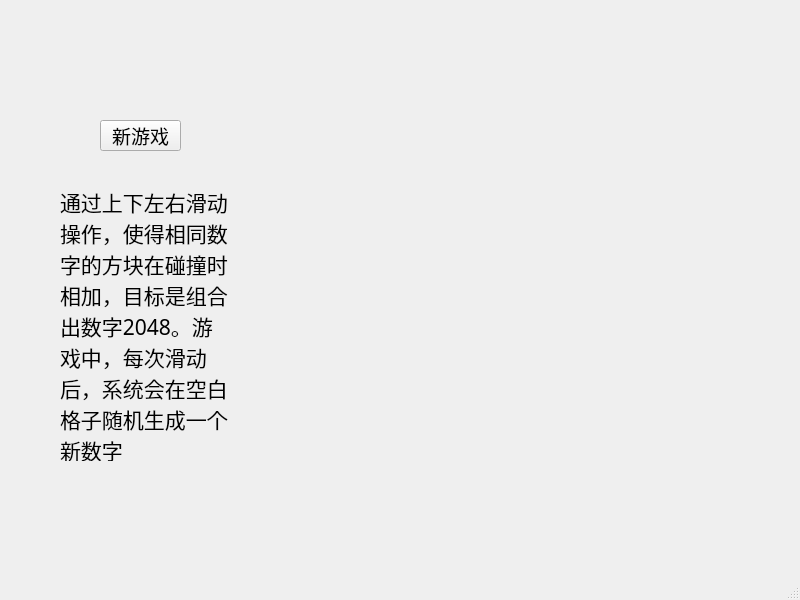
<?xml version="1.0" encoding="UTF-8"?>
<ui version="4.0">
 <class>MainWindow</class>
 <widget class="QMainWindow" name="MainWindow">
  <property name="geometry">
   <rect>
    <x>0</x>
    <y>0</y>
    <width>800</width>
    <height>600</height>
   </rect>
  </property>
  <property name="windowTitle">
   <string>MainWindow</string>
  </property>
  <widget class="QWidget" name="Game">
   <widget class="QWidget" name="widget" native="true">
    <property name="geometry">
     <rect>
      <x>280</x>
      <y>80</y>
      <width>421</width>
      <height>421</height>
     </rect>
    </property>
    <property name="minimumSize">
     <size>
      <width>400</width>
      <height>400</height>
     </size>
    </property>
    <property name="baseSize">
     <size>
      <width>400</width>
      <height>400</height>
     </size>
    </property>
    <property name="font">
     <font>
      <pointsize>12</pointsize>
      <bold>true</bold>
     </font>
    </property>
    <property name="styleSheet">
     <string notr="true">background-color:rgb(0, 0, 0)；</string>
    </property>
    <widget class="QWidget" name="gridLayoutWidget">
     <property name="geometry">
      <rect>
       <x>0</x>
       <y>0</y>
       <width>414</width>
       <height>414</height>
      </rect>
     </property>
     <property name="font">
      <font>
       <pointsize>12</pointsize>
       <bold>true</bold>
      </font>
     </property>
     <property name="styleSheet">
      <string notr="true">background-color:rgb(0, 0, 0)；</string>
     </property>
     <layout class="QGridLayout" name="gridLayout">
      <item row="3" column="1">
       <widget class="QPushButton" name="button_3_1">
        <property name="minimumSize">
         <size>
          <width>100</width>
          <height>100</height>
         </size>
        </property>
        <property name="maximumSize">
         <size>
          <width>100</width>
          <height>100</height>
         </size>
        </property>
        <property name="palette">
         <palette>
          <active>
           <colorrole role="Button">
            <brush brushstyle="SolidPattern">
             <color alpha="255">
              <red>255</red>
              <green>255</green>
              <blue>255</blue>
             </color>
            </brush>
           </colorrole>
          </active>
          <inactive>
           <colorrole role="Button">
            <brush brushstyle="SolidPattern">
             <color alpha="255">
              <red>255</red>
              <green>255</green>
              <blue>255</blue>
             </color>
            </brush>
           </colorrole>
          </inactive>
          <disabled>
           <colorrole role="Button">
            <brush brushstyle="SolidPattern">
             <color alpha="255">
              <red>255</red>
              <green>255</green>
              <blue>255</blue>
             </color>
            </brush>
           </colorrole>
          </disabled>
         </palette>
        </property>
        <property name="font">
         <font>
          <pointsize>12</pointsize>
          <bold>true</bold>
         </font>
        </property>
        <property name="styleSheet">
         <string notr="true">background-color:rgb(0, 0, 0)；</string>
        </property>
        <property name="text">
         <string/>
        </property>
        <property name="flat">
         <bool>true</bool>
        </property>
       </widget>
      </item>
      <item row="0" column="3">
       <widget class="QPushButton" name="button_0_3">
        <property name="minimumSize">
         <size>
          <width>100</width>
          <height>100</height>
         </size>
        </property>
        <property name="maximumSize">
         <size>
          <width>100</width>
          <height>100</height>
         </size>
        </property>
        <property name="palette">
         <palette>
          <active>
           <colorrole role="Button">
            <brush brushstyle="SolidPattern">
             <color alpha="255">
              <red>255</red>
              <green>255</green>
              <blue>255</blue>
             </color>
            </brush>
           </colorrole>
          </active>
          <inactive>
           <colorrole role="Button">
            <brush brushstyle="SolidPattern">
             <color alpha="255">
              <red>255</red>
              <green>255</green>
              <blue>255</blue>
             </color>
            </brush>
           </colorrole>
          </inactive>
          <disabled>
           <colorrole role="Button">
            <brush brushstyle="SolidPattern">
             <color alpha="255">
              <red>255</red>
              <green>255</green>
              <blue>255</blue>
             </color>
            </brush>
           </colorrole>
          </disabled>
         </palette>
        </property>
        <property name="font">
         <font>
          <pointsize>12</pointsize>
          <bold>true</bold>
         </font>
        </property>
        <property name="styleSheet">
         <string notr="true">background-color:rgb(0, 0, 0)；</string>
        </property>
        <property name="text">
         <string/>
        </property>
        <property name="flat">
         <bool>true</bool>
        </property>
       </widget>
      </item>
      <item row="2" column="0">
       <widget class="QPushButton" name="button_2_0">
        <property name="minimumSize">
         <size>
          <width>100</width>
          <height>100</height>
         </size>
        </property>
        <property name="maximumSize">
         <size>
          <width>100</width>
          <height>100</height>
         </size>
        </property>
        <property name="palette">
         <palette>
          <active>
           <colorrole role="Button">
            <brush brushstyle="SolidPattern">
             <color alpha="255">
              <red>255</red>
              <green>255</green>
              <blue>255</blue>
             </color>
            </brush>
           </colorrole>
          </active>
          <inactive>
           <colorrole role="Button">
            <brush brushstyle="SolidPattern">
             <color alpha="255">
              <red>255</red>
              <green>255</green>
              <blue>255</blue>
             </color>
            </brush>
           </colorrole>
          </inactive>
          <disabled>
           <colorrole role="Button">
            <brush brushstyle="SolidPattern">
             <color alpha="255">
              <red>255</red>
              <green>255</green>
              <blue>255</blue>
             </color>
            </brush>
           </colorrole>
          </disabled>
         </palette>
        </property>
        <property name="font">
         <font>
          <pointsize>12</pointsize>
          <bold>true</bold>
         </font>
        </property>
        <property name="styleSheet">
         <string notr="true">background-color:rgb(0, 0, 0)；</string>
        </property>
        <property name="text">
         <string/>
        </property>
        <property name="flat">
         <bool>true</bool>
        </property>
       </widget>
      </item>
      <item row="2" column="3">
       <widget class="QPushButton" name="button_2_3">
        <property name="minimumSize">
         <size>
          <width>100</width>
          <height>100</height>
         </size>
        </property>
        <property name="maximumSize">
         <size>
          <width>100</width>
          <height>100</height>
         </size>
        </property>
        <property name="palette">
         <palette>
          <active>
           <colorrole role="Button">
            <brush brushstyle="SolidPattern">
             <color alpha="255">
              <red>255</red>
              <green>255</green>
              <blue>255</blue>
             </color>
            </brush>
           </colorrole>
          </active>
          <inactive>
           <colorrole role="Button">
            <brush brushstyle="SolidPattern">
             <color alpha="255">
              <red>255</red>
              <green>255</green>
              <blue>255</blue>
             </color>
            </brush>
           </colorrole>
          </inactive>
          <disabled>
           <colorrole role="Button">
            <brush brushstyle="SolidPattern">
             <color alpha="255">
              <red>255</red>
              <green>255</green>
              <blue>255</blue>
             </color>
            </brush>
           </colorrole>
          </disabled>
         </palette>
        </property>
        <property name="font">
         <font>
          <pointsize>12</pointsize>
          <bold>true</bold>
         </font>
        </property>
        <property name="styleSheet">
         <string notr="true">background-color:rgb(0, 0, 0)；</string>
        </property>
        <property name="text">
         <string/>
        </property>
        <property name="flat">
         <bool>true</bool>
        </property>
       </widget>
      </item>
      <item row="1" column="2">
       <widget class="QPushButton" name="button_1_2">
        <property name="minimumSize">
         <size>
          <width>100</width>
          <height>100</height>
         </size>
        </property>
        <property name="maximumSize">
         <size>
          <width>100</width>
          <height>100</height>
         </size>
        </property>
        <property name="palette">
         <palette>
          <active>
           <colorrole role="Button">
            <brush brushstyle="SolidPattern">
             <color alpha="255">
              <red>255</red>
              <green>255</green>
              <blue>255</blue>
             </color>
            </brush>
           </colorrole>
          </active>
          <inactive>
           <colorrole role="Button">
            <brush brushstyle="SolidPattern">
             <color alpha="255">
              <red>255</red>
              <green>255</green>
              <blue>255</blue>
             </color>
            </brush>
           </colorrole>
          </inactive>
          <disabled>
           <colorrole role="Button">
            <brush brushstyle="SolidPattern">
             <color alpha="255">
              <red>255</red>
              <green>255</green>
              <blue>255</blue>
             </color>
            </brush>
           </colorrole>
          </disabled>
         </palette>
        </property>
        <property name="font">
         <font>
          <pointsize>12</pointsize>
          <bold>true</bold>
         </font>
        </property>
        <property name="styleSheet">
         <string notr="true">background-color:rgb(0, 0, 0)；</string>
        </property>
        <property name="text">
         <string/>
        </property>
        <property name="flat">
         <bool>true</bool>
        </property>
       </widget>
      </item>
      <item row="0" column="1">
       <widget class="QPushButton" name="button_0_1">
        <property name="minimumSize">
         <size>
          <width>100</width>
          <height>100</height>
         </size>
        </property>
        <property name="maximumSize">
         <size>
          <width>100</width>
          <height>100</height>
         </size>
        </property>
        <property name="palette">
         <palette>
          <active>
           <colorrole role="Button">
            <brush brushstyle="SolidPattern">
             <color alpha="255">
              <red>255</red>
              <green>255</green>
              <blue>255</blue>
             </color>
            </brush>
           </colorrole>
          </active>
          <inactive>
           <colorrole role="Button">
            <brush brushstyle="SolidPattern">
             <color alpha="255">
              <red>255</red>
              <green>255</green>
              <blue>255</blue>
             </color>
            </brush>
           </colorrole>
          </inactive>
          <disabled>
           <colorrole role="Button">
            <brush brushstyle="SolidPattern">
             <color alpha="255">
              <red>255</red>
              <green>255</green>
              <blue>255</blue>
             </color>
            </brush>
           </colorrole>
          </disabled>
         </palette>
        </property>
        <property name="font">
         <font>
          <pointsize>12</pointsize>
          <bold>true</bold>
         </font>
        </property>
        <property name="styleSheet">
         <string notr="true">background-color:rgb(0, 0, 0)；</string>
        </property>
        <property name="text">
         <string/>
        </property>
        <property name="flat">
         <bool>true</bool>
        </property>
       </widget>
      </item>
      <item row="2" column="2">
       <widget class="QPushButton" name="button_2_2">
        <property name="minimumSize">
         <size>
          <width>100</width>
          <height>100</height>
         </size>
        </property>
        <property name="maximumSize">
         <size>
          <width>100</width>
          <height>100</height>
         </size>
        </property>
        <property name="palette">
         <palette>
          <active>
           <colorrole role="Button">
            <brush brushstyle="SolidPattern">
             <color alpha="255">
              <red>255</red>
              <green>255</green>
              <blue>255</blue>
             </color>
            </brush>
           </colorrole>
          </active>
          <inactive>
           <colorrole role="Button">
            <brush brushstyle="SolidPattern">
             <color alpha="255">
              <red>255</red>
              <green>255</green>
              <blue>255</blue>
             </color>
            </brush>
           </colorrole>
          </inactive>
          <disabled>
           <colorrole role="Button">
            <brush brushstyle="SolidPattern">
             <color alpha="255">
              <red>255</red>
              <green>255</green>
              <blue>255</blue>
             </color>
            </brush>
           </colorrole>
          </disabled>
         </palette>
        </property>
        <property name="font">
         <font>
          <pointsize>12</pointsize>
          <bold>true</bold>
         </font>
        </property>
        <property name="styleSheet">
         <string notr="true">background-color:rgb(0, 0, 0)；</string>
        </property>
        <property name="text">
         <string/>
        </property>
        <property name="flat">
         <bool>true</bool>
        </property>
       </widget>
      </item>
      <item row="3" column="2">
       <widget class="QPushButton" name="button_3_2">
        <property name="minimumSize">
         <size>
          <width>100</width>
          <height>100</height>
         </size>
        </property>
        <property name="maximumSize">
         <size>
          <width>100</width>
          <height>100</height>
         </size>
        </property>
        <property name="palette">
         <palette>
          <active>
           <colorrole role="Button">
            <brush brushstyle="SolidPattern">
             <color alpha="255">
              <red>255</red>
              <green>255</green>
              <blue>255</blue>
             </color>
            </brush>
           </colorrole>
          </active>
          <inactive>
           <colorrole role="Button">
            <brush brushstyle="SolidPattern">
             <color alpha="255">
              <red>255</red>
              <green>255</green>
              <blue>255</blue>
             </color>
            </brush>
           </colorrole>
          </inactive>
          <disabled>
           <colorrole role="Button">
            <brush brushstyle="SolidPattern">
             <color alpha="255">
              <red>255</red>
              <green>255</green>
              <blue>255</blue>
             </color>
            </brush>
           </colorrole>
          </disabled>
         </palette>
        </property>
        <property name="font">
         <font>
          <pointsize>12</pointsize>
          <bold>true</bold>
         </font>
        </property>
        <property name="styleSheet">
         <string notr="true">background-color:rgb(0, 0, 0)；</string>
        </property>
        <property name="text">
         <string/>
        </property>
        <property name="flat">
         <bool>true</bool>
        </property>
       </widget>
      </item>
      <item row="3" column="3">
       <widget class="QPushButton" name="button_3_3">
        <property name="minimumSize">
         <size>
          <width>100</width>
          <height>100</height>
         </size>
        </property>
        <property name="maximumSize">
         <size>
          <width>100</width>
          <height>100</height>
         </size>
        </property>
        <property name="palette">
         <palette>
          <active>
           <colorrole role="Button">
            <brush brushstyle="SolidPattern">
             <color alpha="255">
              <red>255</red>
              <green>255</green>
              <blue>255</blue>
             </color>
            </brush>
           </colorrole>
          </active>
          <inactive>
           <colorrole role="Button">
            <brush brushstyle="SolidPattern">
             <color alpha="255">
              <red>255</red>
              <green>255</green>
              <blue>255</blue>
             </color>
            </brush>
           </colorrole>
          </inactive>
          <disabled>
           <colorrole role="Button">
            <brush brushstyle="SolidPattern">
             <color alpha="255">
              <red>255</red>
              <green>255</green>
              <blue>255</blue>
             </color>
            </brush>
           </colorrole>
          </disabled>
         </palette>
        </property>
        <property name="font">
         <font>
          <pointsize>12</pointsize>
          <bold>true</bold>
         </font>
        </property>
        <property name="styleSheet">
         <string notr="true">background-color:rgb(0, 0, 0)；</string>
        </property>
        <property name="text">
         <string/>
        </property>
        <property name="flat">
         <bool>true</bool>
        </property>
       </widget>
      </item>
      <item row="3" column="0">
       <widget class="QPushButton" name="button_3_0">
        <property name="minimumSize">
         <size>
          <width>100</width>
          <height>100</height>
         </size>
        </property>
        <property name="maximumSize">
         <size>
          <width>100</width>
          <height>100</height>
         </size>
        </property>
        <property name="palette">
         <palette>
          <active>
           <colorrole role="Button">
            <brush brushstyle="SolidPattern">
             <color alpha="255">
              <red>255</red>
              <green>255</green>
              <blue>255</blue>
             </color>
            </brush>
           </colorrole>
          </active>
          <inactive>
           <colorrole role="Button">
            <brush brushstyle="SolidPattern">
             <color alpha="255">
              <red>255</red>
              <green>255</green>
              <blue>255</blue>
             </color>
            </brush>
           </colorrole>
          </inactive>
          <disabled>
           <colorrole role="Button">
            <brush brushstyle="SolidPattern">
             <color alpha="255">
              <red>255</red>
              <green>255</green>
              <blue>255</blue>
             </color>
            </brush>
           </colorrole>
          </disabled>
         </palette>
        </property>
        <property name="font">
         <font>
          <pointsize>12</pointsize>
          <bold>true</bold>
         </font>
        </property>
        <property name="styleSheet">
         <string notr="true">background-color:rgb(0, 0, 0)；</string>
        </property>
        <property name="text">
         <string/>
        </property>
        <property name="flat">
         <bool>true</bool>
        </property>
       </widget>
      </item>
      <item row="1" column="1">
       <widget class="QPushButton" name="button_1_1">
        <property name="minimumSize">
         <size>
          <width>100</width>
          <height>100</height>
         </size>
        </property>
        <property name="maximumSize">
         <size>
          <width>100</width>
          <height>100</height>
         </size>
        </property>
        <property name="palette">
         <palette>
          <active>
           <colorrole role="Button">
            <brush brushstyle="SolidPattern">
             <color alpha="255">
              <red>255</red>
              <green>255</green>
              <blue>255</blue>
             </color>
            </brush>
           </colorrole>
          </active>
          <inactive>
           <colorrole role="Button">
            <brush brushstyle="SolidPattern">
             <color alpha="255">
              <red>255</red>
              <green>255</green>
              <blue>255</blue>
             </color>
            </brush>
           </colorrole>
          </inactive>
          <disabled>
           <colorrole role="Button">
            <brush brushstyle="SolidPattern">
             <color alpha="255">
              <red>255</red>
              <green>255</green>
              <blue>255</blue>
             </color>
            </brush>
           </colorrole>
          </disabled>
         </palette>
        </property>
        <property name="font">
         <font>
          <pointsize>12</pointsize>
          <bold>true</bold>
         </font>
        </property>
        <property name="styleSheet">
         <string notr="true">background-color:rgb(0, 0, 0)；</string>
        </property>
        <property name="text">
         <string/>
        </property>
        <property name="flat">
         <bool>true</bool>
        </property>
       </widget>
      </item>
      <item row="1" column="3">
       <widget class="QPushButton" name="button_1_3">
        <property name="minimumSize">
         <size>
          <width>100</width>
          <height>100</height>
         </size>
        </property>
        <property name="maximumSize">
         <size>
          <width>100</width>
          <height>100</height>
         </size>
        </property>
        <property name="palette">
         <palette>
          <active>
           <colorrole role="Button">
            <brush brushstyle="SolidPattern">
             <color alpha="255">
              <red>255</red>
              <green>255</green>
              <blue>255</blue>
             </color>
            </brush>
           </colorrole>
          </active>
          <inactive>
           <colorrole role="Button">
            <brush brushstyle="SolidPattern">
             <color alpha="255">
              <red>255</red>
              <green>255</green>
              <blue>255</blue>
             </color>
            </brush>
           </colorrole>
          </inactive>
          <disabled>
           <colorrole role="Button">
            <brush brushstyle="SolidPattern">
             <color alpha="255">
              <red>255</red>
              <green>255</green>
              <blue>255</blue>
             </color>
            </brush>
           </colorrole>
          </disabled>
         </palette>
        </property>
        <property name="font">
         <font>
          <pointsize>12</pointsize>
          <bold>true</bold>
         </font>
        </property>
        <property name="styleSheet">
         <string notr="true">background-color:rgb(0, 0, 0)；</string>
        </property>
        <property name="text">
         <string/>
        </property>
        <property name="flat">
         <bool>true</bool>
        </property>
       </widget>
      </item>
      <item row="1" column="0">
       <widget class="QPushButton" name="button_1_0">
        <property name="minimumSize">
         <size>
          <width>100</width>
          <height>100</height>
         </size>
        </property>
        <property name="maximumSize">
         <size>
          <width>100</width>
          <height>100</height>
         </size>
        </property>
        <property name="palette">
         <palette>
          <active>
           <colorrole role="Button">
            <brush brushstyle="SolidPattern">
             <color alpha="255">
              <red>255</red>
              <green>255</green>
              <blue>255</blue>
             </color>
            </brush>
           </colorrole>
          </active>
          <inactive>
           <colorrole role="Button">
            <brush brushstyle="SolidPattern">
             <color alpha="255">
              <red>255</red>
              <green>255</green>
              <blue>255</blue>
             </color>
            </brush>
           </colorrole>
          </inactive>
          <disabled>
           <colorrole role="Button">
            <brush brushstyle="SolidPattern">
             <color alpha="255">
              <red>255</red>
              <green>255</green>
              <blue>255</blue>
             </color>
            </brush>
           </colorrole>
          </disabled>
         </palette>
        </property>
        <property name="font">
         <font>
          <pointsize>12</pointsize>
          <bold>true</bold>
         </font>
        </property>
        <property name="styleSheet">
         <string notr="true">background-color:rgb(0, 0, 0)；</string>
        </property>
        <property name="text">
         <string/>
        </property>
        <property name="flat">
         <bool>true</bool>
        </property>
       </widget>
      </item>
      <item row="0" column="0">
       <widget class="QPushButton" name="button_0_0">
        <property name="minimumSize">
         <size>
          <width>100</width>
          <height>100</height>
         </size>
        </property>
        <property name="maximumSize">
         <size>
          <width>100</width>
          <height>100</height>
         </size>
        </property>
        <property name="palette">
         <palette>
          <active>
           <colorrole role="Button">
            <brush brushstyle="SolidPattern">
             <color alpha="255">
              <red>255</red>
              <green>255</green>
              <blue>255</blue>
             </color>
            </brush>
           </colorrole>
          </active>
          <inactive>
           <colorrole role="Button">
            <brush brushstyle="SolidPattern">
             <color alpha="255">
              <red>255</red>
              <green>255</green>
              <blue>255</blue>
             </color>
            </brush>
           </colorrole>
          </inactive>
          <disabled>
           <colorrole role="Button">
            <brush brushstyle="SolidPattern">
             <color alpha="255">
              <red>255</red>
              <green>255</green>
              <blue>255</blue>
             </color>
            </brush>
           </colorrole>
          </disabled>
         </palette>
        </property>
        <property name="font">
         <font>
          <pointsize>12</pointsize>
          <bold>true</bold>
         </font>
        </property>
        <property name="styleSheet">
         <string notr="true">background-color:rgb(0, 0, 0)；</string>
        </property>
        <property name="text">
         <string/>
        </property>
        <property name="flat">
         <bool>true</bool>
        </property>
       </widget>
      </item>
      <item row="2" column="1">
       <widget class="QPushButton" name="button_2_1">
        <property name="minimumSize">
         <size>
          <width>100</width>
          <height>100</height>
         </size>
        </property>
        <property name="maximumSize">
         <size>
          <width>100</width>
          <height>100</height>
         </size>
        </property>
        <property name="palette">
         <palette>
          <active>
           <colorrole role="Button">
            <brush brushstyle="SolidPattern">
             <color alpha="255">
              <red>255</red>
              <green>255</green>
              <blue>255</blue>
             </color>
            </brush>
           </colorrole>
          </active>
          <inactive>
           <colorrole role="Button">
            <brush brushstyle="SolidPattern">
             <color alpha="255">
              <red>255</red>
              <green>255</green>
              <blue>255</blue>
             </color>
            </brush>
           </colorrole>
          </inactive>
          <disabled>
           <colorrole role="Button">
            <brush brushstyle="SolidPattern">
             <color alpha="255">
              <red>255</red>
              <green>255</green>
              <blue>255</blue>
             </color>
            </brush>
           </colorrole>
          </disabled>
         </palette>
        </property>
        <property name="font">
         <font>
          <pointsize>12</pointsize>
          <bold>true</bold>
         </font>
        </property>
        <property name="styleSheet">
         <string notr="true">background-color:rgb(0, 0, 0)；</string>
        </property>
        <property name="text">
         <string/>
        </property>
        <property name="flat">
         <bool>true</bool>
        </property>
       </widget>
      </item>
      <item row="0" column="2">
       <widget class="QPushButton" name="button_0_2">
        <property name="minimumSize">
         <size>
          <width>100</width>
          <height>100</height>
         </size>
        </property>
        <property name="maximumSize">
         <size>
          <width>100</width>
          <height>100</height>
         </size>
        </property>
        <property name="palette">
         <palette>
          <active>
           <colorrole role="Button">
            <brush brushstyle="SolidPattern">
             <color alpha="255">
              <red>255</red>
              <green>255</green>
              <blue>255</blue>
             </color>
            </brush>
           </colorrole>
          </active>
          <inactive>
           <colorrole role="Button">
            <brush brushstyle="SolidPattern">
             <color alpha="255">
              <red>255</red>
              <green>255</green>
              <blue>255</blue>
             </color>
            </brush>
           </colorrole>
          </inactive>
          <disabled>
           <colorrole role="Button">
            <brush brushstyle="SolidPattern">
             <color alpha="255">
              <red>255</red>
              <green>255</green>
              <blue>255</blue>
             </color>
            </brush>
           </colorrole>
          </disabled>
         </palette>
        </property>
        <property name="font">
         <font>
          <pointsize>12</pointsize>
          <bold>true</bold>
         </font>
        </property>
        <property name="styleSheet">
         <string notr="true">background-color:rgb(0, 0, 0)；</string>
        </property>
        <property name="text">
         <string/>
        </property>
        <property name="flat">
         <bool>true</bool>
        </property>
       </widget>
      </item>
     </layout>
    </widget>
   </widget>
   <widget class="QPushButton" name="startButton">
    <property name="geometry">
     <rect>
      <x>100</x>
      <y>120</y>
      <width>81</width>
      <height>31</height>
     </rect>
    </property>
    <property name="font">
     <font>
      <family>YouYuan</family>
      <pointsize>14</pointsize>
     </font>
    </property>
    <property name="text">
     <string>新游戏</string>
    </property>
   </widget>
   <widget class="QLabel" name="label">
    <property name="geometry">
     <rect>
      <x>60</x>
      <y>190</y>
      <width>171</width>
      <height>271</height>
     </rect>
    </property>
    <property name="font">
     <font>
      <family>Yu Gothic</family>
      <pointsize>16</pointsize>
     </font>
    </property>
    <property name="text">
     <string>通过上下左右滑动操作，使得相同数字的方块在碰撞时相加，目标是组合出数字2048。游戏中，每次滑动后，系统会在空白格子随机生成一个新数字</string>
    </property>
    <property name="wordWrap">
     <bool>true</bool>
    </property>
   </widget>
  </widget>
  <widget class="QMenuBar" name="menubar">
   <property name="geometry">
    <rect>
     <x>0</x>
     <y>0</y>
     <width>800</width>
     <height>17</height>
    </rect>
   </property>
  </widget>
  <widget class="QStatusBar" name="statusbar"/>
 </widget>
 <resources/>
 <connections/>
</ui>
